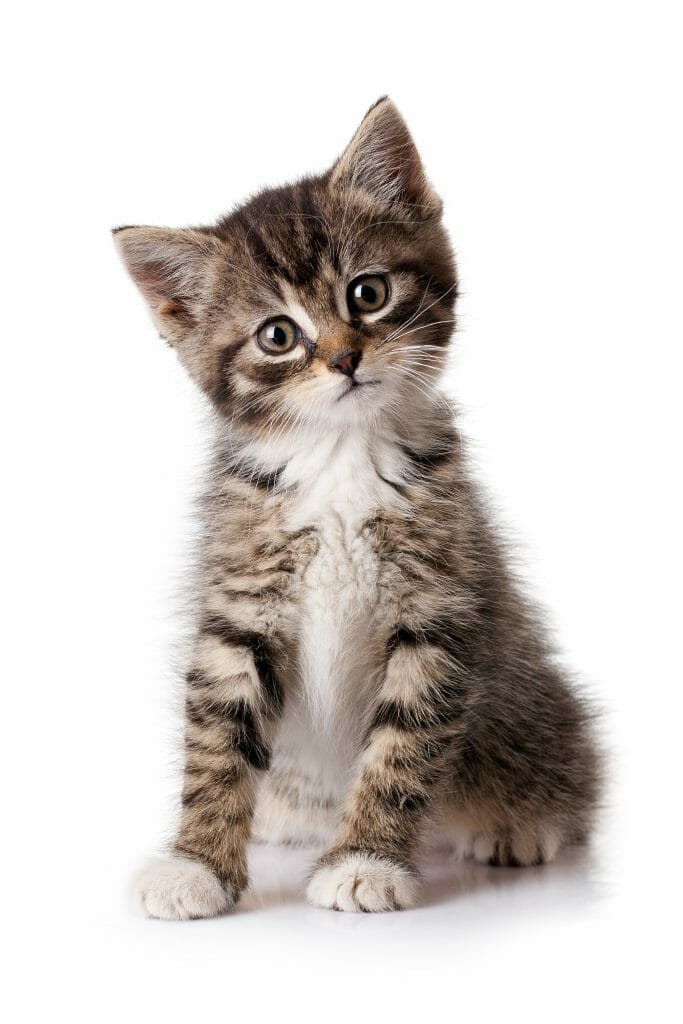
#> input picture img/Gato.jpg, 683 x 1024 px, found by its file name
$ python LeerImagen.py
#> lines starting #> are read from the running program, lines starting #| are printed output that depends on the picture
# Tarea - Imágenes en OpenCV

# Nombre: Ana Graciela Vassallo Fedotkin
# Expediente: 278775
# Fecha: 14 de Febrero 2021.

import cv2
import numpy as np
import matplotlib.pyplot as plt
import matplotlib.image as mpimg

# Función para mostrar una imagen
def mostrarIm(imagen, titulo):
    plt.figure()
    plt.title(titulo)
    imagen = cv2.cvtColor(imagen, cv2.COLOR_BGR2RGB)
    figura = plt.imshow(imagen)
    plt.show()
    return figura

# Se carga la imagen en una variable ---------------------------------------------------------
imagen = cv2.imread('img/Gato.jpg')
#> imagen is the input picture: shape (1024, 683, 3); mean B, G, R 201.9, 205.7, 211.3
# imagen = cv2.imread('img/Ardilla.jpg')

# Se extraen las dimensiones de la imagen
h, w = imagen.shape[:2]
#> h = 1024; w = 683

# Se despligan las dimensiones de la imagen en consola
print("Altura = {}, Anchura = {}".format(h, w))
#| Altura = 1024, Anchura = 683
mostrarIm(imagen, "Ejemplo de Imagen")

# ACCESO A LOS VALORES DE LA IMAGEN ---------------------------------------------------------
# Extracción de la Información de Color RGB
# Se selecciona una región de la imagen de 1 a 100, para "X" y "Y"
(B, G, R) = imagen[100, 100]
#> B = 254; G = 254; R = 254

print("R = {}, G = {}, B = {}".format(R, G, B))
#| R = 254, G = 254, B = 254

# Selección de información de un canal específico
NumeroCanal = 0
i = 100
j = 100
Bij = imagen[i, j, NumeroCanal]
#> Bij = 254
print("B = {}".format(Bij))
#| B = 254

# EXTRACCIÓN DE UNA REGIÓN DE INTERÉS ---------------------------------------------------------
roi = imagen[100 : 500, 200 : 700]
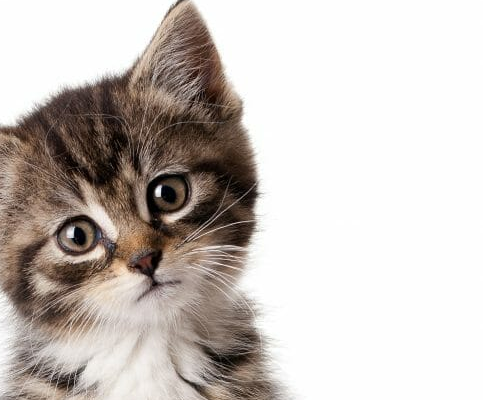
#> roi: shape (400, 483, 3); mean B, G, R 189.3, 193.9, 201.2
# roi es la submatriz sobre la imagen
mostrarIm(roi, "Ejemplo de Imagen")

# RE ESCALAR UNA IMAGEN ---------------------------------------------------------
imEscalada = cv2.resize(imagen, (800, 800))
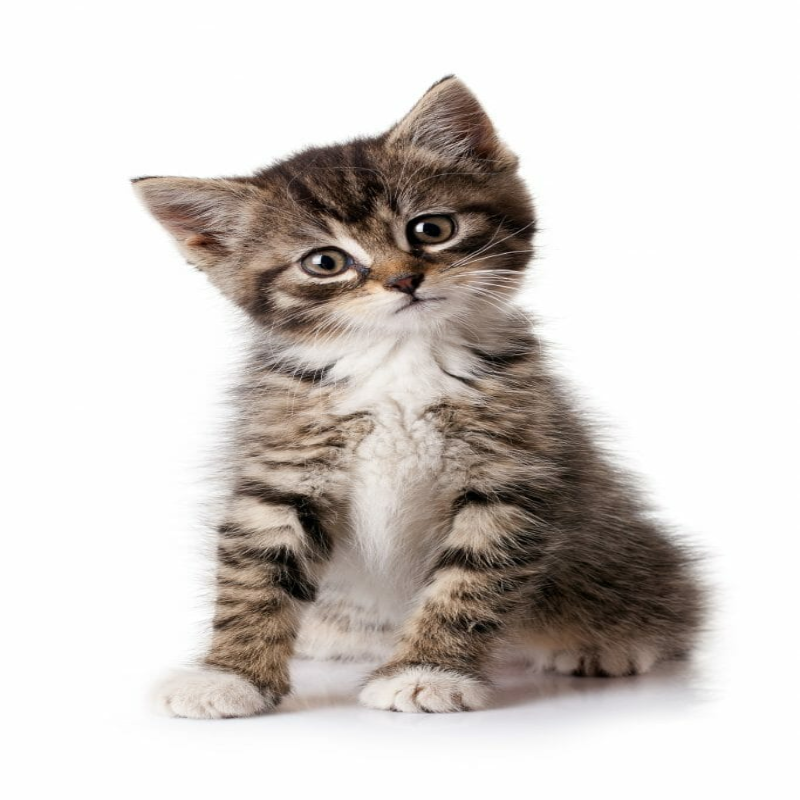
#> imEscalada: shape (800, 800, 3); mean B, G, R 201.8, 205.7, 211.3
mostrarIm(imEscalada, "Ejemplo de Imagen re escalada")

# ROTAR UNA IMAGEN ---------------------------------------------------------

# Centro de la imagen
centro = (w // 2, h // 2)
#> centro = (341, 512)

# Se genera una rotación en el plano de -45° a una distancia 1.0
matriz = cv2.getRotationMatrix2D(centro, -45, 1.0)

# Proyección sobre la matriz de rotación
imRotada = cv2.warpAffine(imagen, matriz, (w, h))
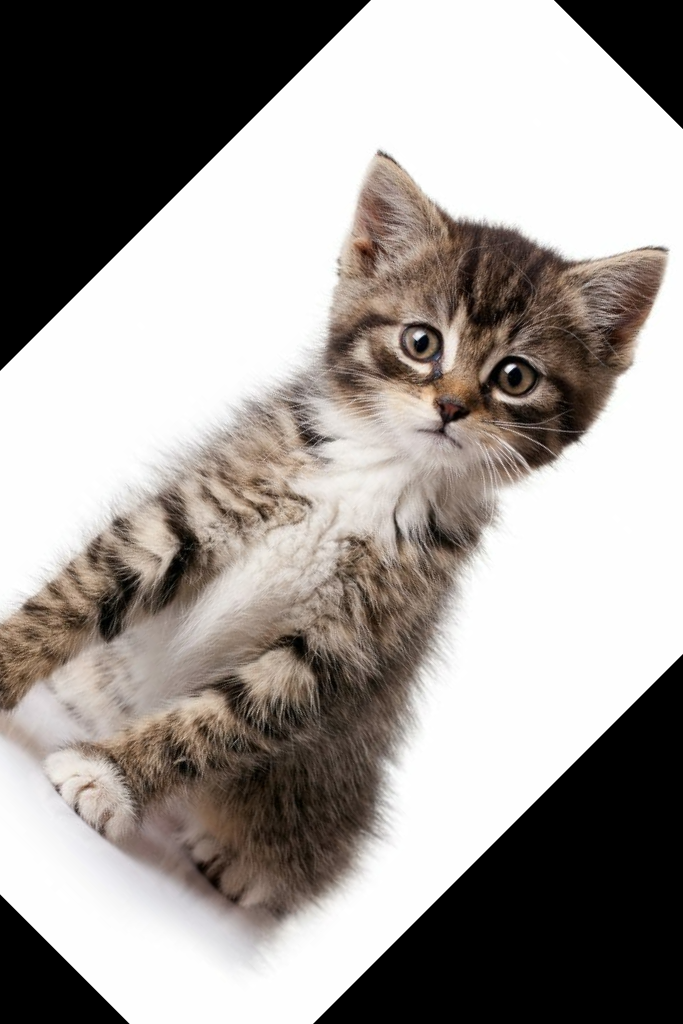
#> imRotada: shape (1024, 683, 3); mean B, G, R 146.7, 150.5, 156
mostrarIm(imRotada, "Ejemplo de Imagen Rotada")

# DIBUJAR UN RECTÁNGULO ---------------------------------------------------------

# Generar imagen de salida, tomando como referencia una imagen previamente cargada
salida = imagen.copy()

# Generar un rectángulo de dimensiones conocidas en los lugares que determinan (1500, 900) - (600, 400) con el color en RGB (255, 0, 0)
rectangulo = cv2.rectangle(salida, (1500, 900), (600, 400), (255, 0, 0), 2)

mostrarIm(rectangulo, "Rectángulo")

# INSERCIÓN DE TEXTO ---------------------------------------------------------

# Generar una imagen de salida, tomando como referencia una imagen previamente cargada
salida = imagen.copy()

# Se añade el texto con las características que se desean
texto = cv2.putText(salida, 'OpenCV Demo de texto', (500, 550), cv2.FONT_HERSHEY_SIMPLEX, 4, (255, 0, 0), 2)

mostrarIm(texto, "Texto")
